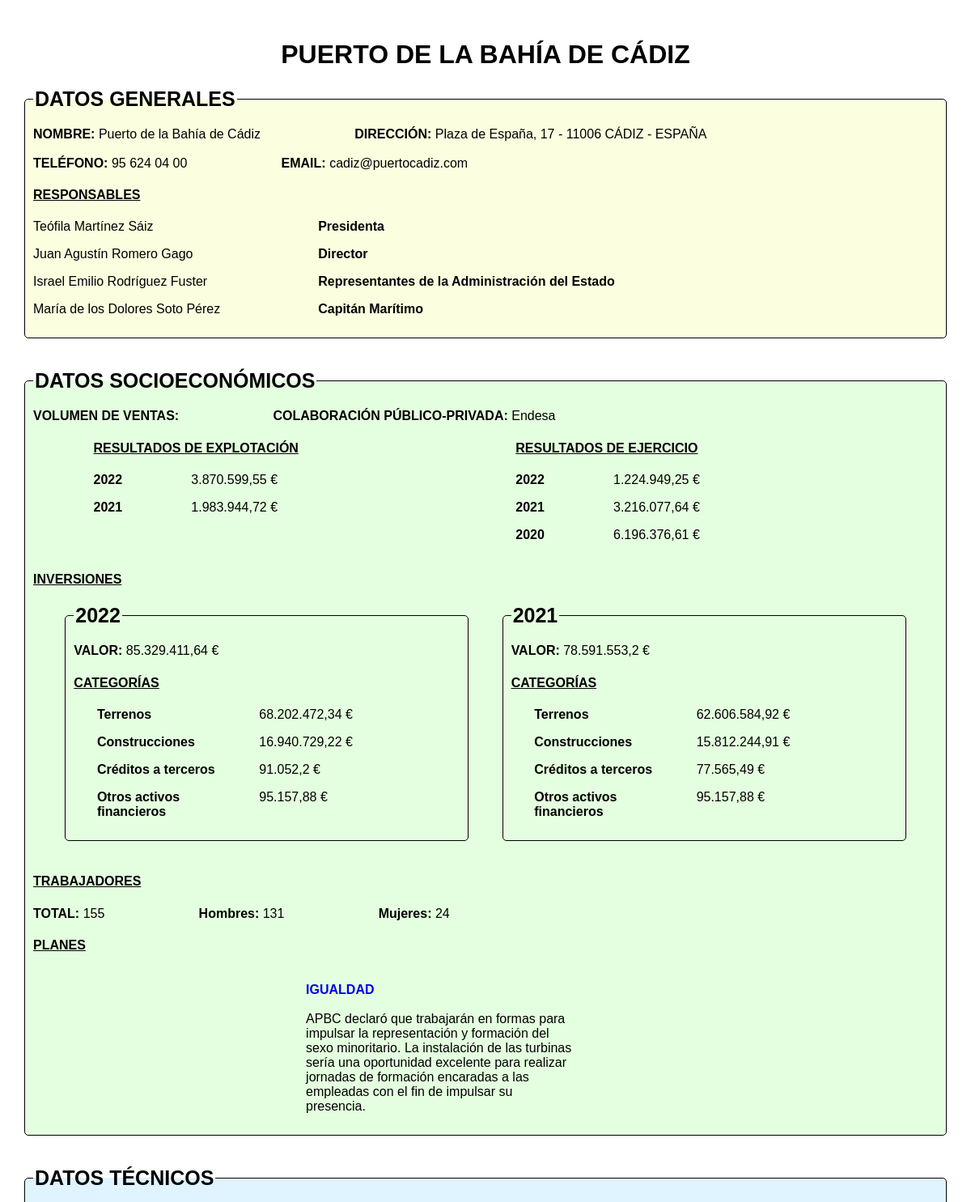
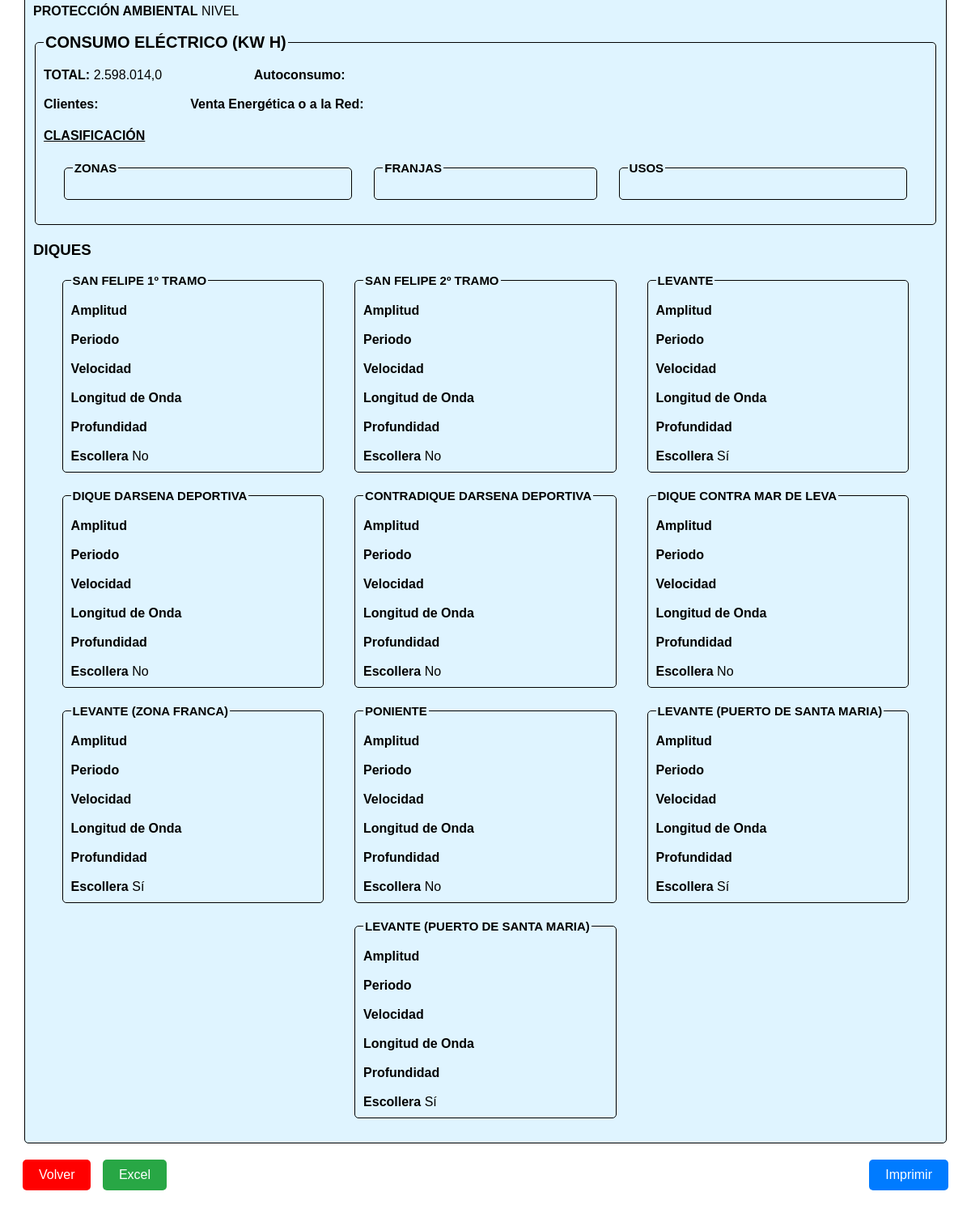
Screenshot of /show_details/3 with the database file from the repository (2 pictures, top to bottom).
### tables this page shows
CREATE TABLE Generales (
        puerto_id INTEGER PRIMARY KEY AUTOINCREMENT,
        nombre_pu TEXT NOT NULL,
        direccion TEXT NOT NULL,
        telefono TEXT NOT NULL,
        mail TEXT NOT NULL
    );

CREATE TABLE Responsables (
        responsable_id INTEGER PRIMARY KEY AUTOINCREMENT,
        puerto_id INTEGER NOT NULL,
        nombre_res TEXT NOT NULL,
        apellidos TEXT NOT NULL,
        cargo_res TEXT NOT NULL,
        FOREIGN KEY (puerto_id) REFERENCES Generales(puerto_id)
    );

CREATE TABLE Socioeconomicos (
        socioeconomico_id INTEGER PRIMARY KEY AUTOINCREMENT,
        puerto_id INTEGER NOT NULL,
        trab_total INTEGER,
        trab_hombres INTEGER,
        trab_mujeres INTEGER,
        volumen_ventas REAL,
        colaboracion TEXT,
        plan_estrategico_enlace TEXT,
        plan_estrategico_descripcion TEXT,
        plan_transicion_energetica_enlace TEXT,
        plan_transicion_energetica_descripcion TEXT,
        plan_igualdad_enlace TEXT,
        plan_igualdad_descripcion TEXT,
        FOREIGN KEY (puerto_id) REFERENCES Generales(puerto_id)
    );

CREATE TABLE ResultadoExplotacion (
        resultado_id INTEGER PRIMARY KEY AUTOINCREMENT,
        puerto_id INTEGER NOT NULL,
        anio_ex INTEGER,
        valor_ex REAL,
        FOREIGN KEY (puerto_id) REFERENCES Socioeconomicos(puerto_id)
    );

CREATE TABLE ResultadoEjercicio (
        resultado_id INTEGER PRIMARY KEY AUTOINCREMENT,
        puerto_id INTEGER NOT NULL,
        anio_ej INTEGER,
        valor_ej REAL,
        FOREIGN KEY (puerto_id) REFERENCES Socioeconomicos(puerto_id)
    );

CREATE TABLE Inversiones (
        inversion_id INTEGER PRIMARY KEY AUTOINCREMENT,
        puerto_id INTEGER NOT NULL,
        anio_in INTEGER,
        valor_in REAL,
        FOREIGN KEY (puerto_id) REFERENCES Socioeconomicos(puerto_id)
    );

CREATE TABLE CategoriasInversiones (
        categoria_id INTEGER PRIMARY KEY AUTOINCREMENT,
        inversion_id INTEGER NOT NULL,
        puerto_id INTEGER NOT NULL,
        nombre_cat TEXT,
        valor_cat REAL,
        FOREIGN KEY (inversion_id) REFERENCES Inversiones(inversion_id)
    );

CREATE TABLE Diques (
        dique_id INTEGER PRIMARY KEY AUTOINCREMENT,
        puerto_id INTEGER NOT NULL,
        nombre_dique TEXT,
        amplitud REAL,
        periodo REAL,
        velocidad REAL,
        longitud_onda REAL,
        profundidad REAL,
        escullera BOOLEAN,
        FOREIGN KEY (puerto_id) REFERENCES Tecnicos(puerto_id)
    );

### main.py (the view, shortened to what this page needs)
@app.route('/show_details/<puerto_id>', methods=['GET', 'POST'])
def show_details(puerto_id):
    conn = sqlite3.connect('puertos.db')
    cursor = conn.cursor()
    cursor.execute("SELECT * FROM Generales WHERE puerto_id=?", (puerto_id,))
    generales = cursor.fetchone()
    nombre = generales[1]
    generales_columns = [desc[0] for desc in cursor.description]
    cursor.execute("SELECT * FROM Responsables WHERE puerto_id=?", (puerto_id,))
    responsables = cursor.fetchall()
    responsables_columns = [desc[0] for desc in cursor.description]
    cursor.execute("SELECT * FROM Socioeconomicos WHERE puerto_id=?", (puerto_id,))
    socioeconomicos = cursor.fetchone()
    socioeconomicos_columns = [desc[0] for desc in cursor.description]
    cursor.execute("SELECT * FROM Tecnicos WHERE puerto_id=?", (puerto_id,))
    tecnicos = cursor.fetchone()
    tecnicos_columns = [desc[0] for desc in cursor.description]
    cursor.execute("SELECT * FROM ResultadoExplotacion WHERE puerto_id=?", (puerto_id,))
    explotacion = cursor.fetchall()
    explotacion_columns = [desc[0] for desc in cursor.description]
    cursor.execute("SELECT * FROM ResultadoEjercicio WHERE puerto_id=?", (puerto_id,))
    ejercicios = cursor.fetchall()
    ejercicios_columns = [desc[0] for desc in cursor.description]
    cursor.execute("SELECT * FROM Inversiones WHERE puerto_id=?", (puerto_id,))
    inversiones = cursor.fetchall()
    inversiones_columns = [desc[0] for desc in cursor.description]
    cursor.execute("SELECT * FROM CategoriasInversiones WHERE puerto_id=?", (puerto_id,))
    categorias = cursor.fetchall()
    categorias_columns = [desc[0] for desc in cursor.description]
    cursor.execute("SELECT * FROM ZonasConsumoElectrico WHERE puerto_id=?", (puerto_id,))
    zonas = cursor.fetchall()
    zonas_columns = [desc[0] for desc in cursor.description]
    cursor.execute("SELECT * FROM FranjasHorariasConsumoElectrico WHERE puerto_id=?", (puerto_id,))
    franjas = cursor.fetchall()
    franjas_columns = [desc[0] for desc in cursor.description]
    cursor.execute("SELECT * FROM UsosConsumoElectrico WHERE puerto_id=?", (puerto_id,))
    usos = cursor.fetchall()
    usos_columns = [desc[0] for desc in cursor.description]
    cursor.execute("SELECT * FROM Diques WHERE puerto_id=?", (puerto_id,))
    diques = cursor.fetchall()
    diques_columns = [desc[0] for desc in cursor.description]
    conn.close()
    def convert_to_dataframe(data, columns):
        if isinstance(data, list) and len(data) > 0:
            return pd.DataFrame(data, columns=columns)
        elif data:
            return pd.DataFrame([data], columns=columns)
        else:
            return pd.DataFrame(columns=columns)
    df_generales = convert_to_dataframe(generales, generales_columns)
    df_responsables = convert_to_dataframe(responsables, responsables_columns)
    df_socioeconomicos = convert_to_dataframe(socioeconomicos, socioeconomicos_columns)
    df_tecnicos = convert_to_dataframe(tecnicos, tecnicos_columns)
    df_explotacion = convert_to_dataframe(explotacion, explotacion_columns)
    df_ejercicios = convert_to_dataframe(ejercicios, ejercicios_columns)
    df_inversiones = convert_to_dataframe(inversiones, inversiones_columns)
    df_categorias = convert_to_dataframe(categorias, categorias_columns)
    df_zonas = convert_to_dataframe(zonas, zonas_columns)
    df_franjas = convert_to_dataframe(franjas, franjas_columns)
    df_usos = convert_to_dataframe(usos, usos_columns)
    df_diques = convert_to_dataframe(diques, diques_columns)
    return render_template('details.html', generales=generales, responsables=responsables,
                           socioeconomicos=socioeconomicos, tecnicos=tecnicos, explotacion=explotacion,
                           ejercicios=ejercicios, inversiones=inversiones, categorias=categorias,
                           zonas=zonas, franjas=franjas, usos=usos, diques=diques)

### templates/details.html (shortened to what this page needs)
<!DOCTYPE html>
<html lang="es">
<head>
    <link rel="stylesheet" href="{{ url_for('static', filename='styles.css') }}">
</head>
<body>
<div class="container">
    <h1>{{ generales[1] }}</h1>
    <fieldset class="datos_generales" >
        {% macro format_valor(valor) %}
            {% set valor = valor|string %}
            {% set valor = valor|replace('.', ',') %}
            {% set valor = valor|reverse %}
            {% set character_position = valor.find(",") %}
            {% set v=namespace(valor_con_puntos = '') %}
            {% if character_position != -1 %}
                {% set ns = namespace(contador=0) %}
                {% for index in range(character_position + 1, valor|length) %}
                    {% if ns.contador == 3 %}
                        {% set v.valor_con_puntos = v.valor_con_puntos ~ '.' %}
                        {% set ns.contador = 0 %}
                    {% endif %}
                    {% set ns.contador = ns.contador + 1 %}
                    {% set v.valor_con_puntos = v.valor_con_puntos + valor[index] %}
                {% endfor %}
                {% set v.valor_con_puntos = valor[:character_position + 1] ~ v.valor_con_puntos %}
            {% endif %}
            {% if valor.endswith('-') %}
                {%set v.valor_con_puntos = v.valor_con_puntos|reverse%}
                {{ v.valor_con_puntos[1:]}}
            {% else %}
                {{ v.valor_con_puntos|reverse }}
            {% endif %}
        {% endmacro %}
        <legend>Datos Generales</legend>
        <p>
            <span><b>NOMBRE:</b></span>
            <span>{{ generales[1] }}</span>
        </p>
        <p>
            <span><b>DIRECCIÓN:</b></span>
            <span>{{ generales[2] }}</span>
        </p><br><br>
        <p>
            <span><b>TELÉFONO:</b></span>
            <span>{{ generales[3] }}</span>
        </p>
        <p>
            <span><b>EMAIL:</b></span>
            <span>{{ generales[4] }}</span>
        </p>
        <h4><u>RESPONSABLES</u></h4>
        <div id="responsables">
            {% for responsable in responsables %}
            <div id="responsable_{{ loop.index }}">
                <p style="display: flex;">
                    <span style="flex: 0.35;">{{ responsable[2] }} {{ responsable[3] }}</span>
                    <span style="flex: 0.65;"><b> {{ responsable[4] }}</b></span>
                </p>
            </div>
            {% endfor %}
        </div>
    </fieldset>
    <br>
    <fieldset class="datos_socioeconomicos" >
        <legend>Datos Socioeconómicos</legend>
        <p>
            <span><b>VOLUMEN DE VENTAS:</b></span>
        </p>
        <p>
            <span><b>COLABORACIÓN PÚBLICO-PRIVADA:</b></span>
            <span>{{ socioeconomicos[6] }}</span>
        </p>
        <div style="display: flex; justify-content: space-evenly;">
            <div id="resultados_explotacion" style="flex: 0.4;">
                <h4><u>RESULTADOS DE EXPLOTACIÓN</u></h4>
                {% for resultado_explotacion in explotacion %}
                <div id="resultado_explotacion_{{ loop.index }}">
                    <p style="display: flex; justify-content: space-evenly;">
                        <span style="flex: 0.3;"><b>{{ resultado_explotacion[2] }}</b></span>
                        <span style="flex: 0.7; color: {% if resultado_explotacion[3] < 0 %}red{% else %}black{% endif %};">
                            {{ "\t" + format_valor(resultado_explotacion[3]) + "€" }}
                        </span>
                    </p>
                </div>
                {% endfor %}
            </div>
            <div id="resultados_ejercicio" style="flex: 0.4;">
                <h4><u>RESULTADOS DE EJERCICIO</u></h4>
                {% for resultado_ejercicio in ejercicios %}
                <div id="resultado_ejercicio_{{ loop.index }}">
                    <p style="display: flex; justify-content: space-evenly;">
                        <span style="flex: 0.3;"><b>{{ resultado_ejercicio[2] }}</b></span>
                        <span style="flex: 0.7; color: {% if resultado_ejercicio[3] < 0 %}red{% else %}black{% endif %};">
                            {{ "\t" + format_valor(resultado_ejercicio[3]) + "€" }}
                        </span>
                    </p>
                </div>
                {% endfor %}
            </div>
        </div>
        <h4><u>INVERSIONES</u></h4>
        <div id="inversiones" style="display: flex; flex-wrap: wrap; justify-content: space-evenly;">
            {% for inversion in inversiones %}
            <div id="inversion_{{ loop.index }}" style="flex: 0 1 calc(45%);">
                <fieldset>
                    <legend>{{ inversion[2] }}</legend>
                    <p>
                        <span><b>VALOR:</b></span>
                        <span style="color: {% if inversion[3] < 0 %}red{% else %}black{% endif %};">
                            {{ "\t" + format_valor(inversion[3]) + "€" }}
                        </span>
                    </p>
                    <h4><u>CATEGORÍAS</u></h4>
                    <div id="categorias_inversion_{{ loop.index }}">
                        {% for categoria in categorias %}
                        {% if categoria[1] == inversion[0] %}
                        <p style="display: flex; justify-content: space-evenly;">
                            <span style="flex: 0.40;"><b>{{ categoria[3] }}</b></span>
                            <span style="flex: 0.40; color: {% if categoria[4] < 0 %}red{% else %}black{% endif %};">
                                {{ "\t" + format_valor(categoria[4]) + "€" }}
                            </span>
                        </p>
                        {% endif %}
                        {% endfor %}
                    </div>
                </fieldset>
            </div>
            {% endfor %}
        </div>
        <h4><u>TRABAJADORES</u></h4>
        <p>
            <span><b>TOTAL:</b></span>
            <span>{{ socioeconomicos[2] }}</span>
        </p>
        <p>
            <span><b>Hombres:</b></span>
            <span>{{ socioeconomicos[3] }}</span>
        </p>
        <p>
            <span><b>Mujeres:</b></span>
            <span>{{ socioeconomicos[4] }}</span>
        </p>
        <h4><u>PLANES</u></h4>
        <div style="display: flex; justify-content: space-evenly;">
            {% if socioeconomicos[11] and socioeconomicos[11]|length > 0 and socioeconomicos[12] and socioeconomicos[12]|length > 0 %}
                <p style="flex: 0.33;">
                    <a href="{{ socioeconomicos[11] }}" style="text-decoration: none;">
                        <span><b>IGUALDAD</b></span><br><br>
                    </a>
                    <span>{{ socioeconomicos[12] }}</span>
                </p>
            {% endif %}
        </div>
    </fieldset>
    <br>
    <fieldset class="datos-tecnicos" style="background: #dff4ff">
        <legend>Datos Técnicos</legend>
        <p>
            <span><b>PROTECCIÓN AMBIENTAL</b></span>
            <span>NIVEL {{ tecnicos[6] }}</span><br>
        </p>
        <fieldset>
            <legend style="font-size: 20px;">CONSUMO ELÉCTRICO (KW H)</legend>
            <p>
                <span><b>TOTAL:</b></span>
                <span>{{ "\t" + format_valor(tecnicos[2]) }}</span>
            </p>
            <p>
                <span><b>Autoconsumo:</b></span>
            </p><br><br>
            <p>
                <span><b>Clientes:</b></span>
            </p>
            <p>
                <span><b>Venta Energética o a la Red:</b></span>
            </p>
            <h4><u>CLASIFICACIÓN</u></h4>
            <div style="display: flex; justify-content: space-evenly;">
                <fieldset style="flex: 0.33;">
                    <legend style="font-size: 15px;">ZONAS</legend>
                </fieldset>
                <fieldset style="flex: 0.25;">
                    <legend style="font-size: 15px;">FRANJAS</legend>
                </fieldset>
                <fieldset style="flex: 0.33;">
                    <legend style="font-size: 15px;">USOS</legend>
                </fieldset>
            </div>
        </fieldset>
        <h3>Diques</h3>
        <div style="display: flex; flex-wrap: wrap; justify-content: space-evenly;">
            {% for dique in diques %}
            <fieldset style="flex: 0 1 calc(27%);">
                <legend style="font-size: 15px;">{{ dique[2] }}</legend>
                <p>
                    <span><b>Amplitud</b></span>
                </p><br><br>
                <p>
                    <span><b>Periodo</b></span>
                </p><br><br>
                <p>
                    <span><b>Velocidad</b></span>
                </p><br><br>
                <p>
                    <span><b>Longitud de Onda</b></span>
                </p><br><br>
                <p>
                    <span><b>Profundidad</b></span>
                </p><br><br>
                <p>
                    <span><b>Escollera</b></span>
                    <span>{{"\t" +  "Sí" if dique[8] == 1 else "No" if dique[8] == 0 else "" }}</span>
                </p>
            </fieldset>
            {% endfor %}
        </div>
    </fieldset>
    <button type="button" id="button-back" onclick="window.location.href='{{ url_for('consult_port') }}'">Volver</button>
    <form action="{{ request.url }}" method="POST">
        <button type="submit" name="action" class="excel" value="download_excel">Excel</button>
    </form>
    <input type="button" name="imprimir" value="Imprimir" class="printbutton" onclick="window.print();">
</div>
</body>
</html>

### rows the page displays
Generales: nombre_pu "PUERTO DE LA BAHÍA DE CÁDIZ", nombre_pu "Puerto de la Bahía de Cádiz", direccion "Plaza de España, 17 - 11006 CÁDIZ - ESPAÑA", telefono "95 624 04 00", mail "cadiz@puertocadiz.com"
Responsables: nombre_res "Teófila", apellidos "Martínez Sáiz", cargo_res "Presidenta"
Responsables: nombre_res "Juan Agustín", apellidos "Romero Gago", cargo_res "Director"
Responsables: nombre_res "Israel Emilio", apellidos "Rodríguez Fuster", cargo_res "Representantes de la Administración del Estado"
Responsables: nombre_res "María de los Dolores", apellidos "Soto Pérez", cargo_res "Capitán Marítimo"
Socioeconomicos: colaboracion "Endesa", trab_total "155", trab_hombres "131", trab_mujeres "24", plan_igualdad_descripcion "APBC declaró que trabajarán en formas para impulsar la representación y formación del sexo minoritario. La instalación de las turbinas sería una oportunidad excelente para realizar jornadas de formación encaradas a las empleadas con el fin de impulsar su presencia."
ResultadoExplotacion: anio_ex "2022", valor_con_puntos|reverse "3.870.599,55", valor_ex "€"
ResultadoExplotacion: anio_ex "2021", valor_con_puntos|reverse "1.983.944,72", valor_ex "€"
ResultadoEjercicio: anio_ej "2022", valor_con_puntos|reverse "1.224.949,25", valor_ej "€"
ResultadoEjercicio: anio_ej "2021", valor_con_puntos|reverse "3.216.077,64", valor_ej "€"
ResultadoEjercicio: anio_ej "2020", valor_con_puntos|reverse "6.196.376,61", valor_ej "€"
Inversiones: anio_in "2022", valor_con_puntos|reverse "85.329.411,64", valor_in "€"
CategoriasInversiones: nombre_cat "Terrenos", valor_con_puntos|reverse "68.202.472,34", valor_cat "€"
CategoriasInversiones: nombre_cat "Construcciones", valor_con_puntos|reverse "16.940.729,22", valor_cat "€"
CategoriasInversiones: nombre_cat "Créditos a terceros", valor_con_puntos|reverse "91.052,2", valor_cat "€"
CategoriasInversiones: nombre_cat "Otros activos financieros", valor_con_puntos|reverse "95.157,88", valor_cat "€"
Inversiones: anio_in "2021", valor_con_puntos|reverse "78.591.553,2", valor_in "€"
CategoriasInversiones: nombre_cat "Terrenos", valor_con_puntos|reverse "62.606.584,92", valor_cat "€"
CategoriasInversiones: nombre_cat "Construcciones", valor_con_puntos|reverse "15.812.244,91", valor_cat "€"
CategoriasInversiones: nombre_cat "Créditos a terceros", valor_con_puntos|reverse "77.565,49", valor_cat "€"
CategoriasInversiones: nombre_cat "Otros activos financieros", valor_con_puntos|reverse "95.157,88", valor_cat "€"
Diques: nombre_dique "SAN FELIPE 1º TRAMO", escullera "No"
Diques: nombre_dique "SAN FELIPE 2º TRAMO", escullera "No"
Diques: nombre_dique "LEVANTE", escullera "Sí"
Diques: nombre_dique "DIQUE DARSENA DEPORTIVA", escullera "No"
Diques: nombre_dique "CONTRADIQUE DARSENA DEPORTIVA", escullera "No"
Diques: nombre_dique "DIQUE CONTRA MAR DE LEVA", escullera "No"
Diques: nombre_dique "LEVANTE (ZONA FRANCA)", escullera "Sí"
Diques: nombre_dique "PONIENTE", escullera "No"
Diques: nombre_dique "LEVANTE (PUERTO DE SANTA MARIA)", escullera "Sí"
Diques: nombre_dique "LEVANTE (PUERTO DE SANTA MARIA)", escullera "Sí"

### other values shown
{{ v.valor_con_puntos|reverse }} "2.598.014,0"
